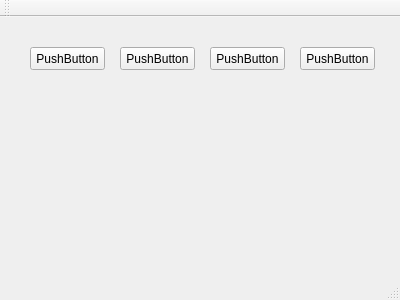
<?xml version="1.0" encoding="UTF-8"?>
<ui version="4.0">
 <class>MainWindow</class>
 <widget class="QMainWindow" name="MainWindow">
  <property name="geometry">
   <rect>
    <x>0</x>
    <y>0</y>
    <width>400</width>
    <height>300</height>
   </rect>
  </property>
  <property name="windowTitle">
   <string>MainWindow</string>
  </property>
  <widget class="QWidget" name="centralWidget">
   <widget class="QPushButton" name="pushButton">
    <property name="geometry">
     <rect>
      <x>30</x>
      <y>30</y>
      <width>75</width>
      <height>23</height>
     </rect>
    </property>
    <property name="text">
     <string>PushButton</string>
    </property>
   </widget>
   <widget class="QPushButton" name="pushButton_2">
    <property name="geometry">
     <rect>
      <x>120</x>
      <y>30</y>
      <width>75</width>
      <height>23</height>
     </rect>
    </property>
    <property name="text">
     <string>PushButton</string>
    </property>
   </widget>
   <widget class="QPushButton" name="pushButton_3">
    <property name="geometry">
     <rect>
      <x>210</x>
      <y>30</y>
      <width>75</width>
      <height>23</height>
     </rect>
    </property>
    <property name="text">
     <string>PushButton</string>
    </property>
   </widget>
   <widget class="QPushButton" name="pushButton_4">
    <property name="geometry">
     <rect>
      <x>300</x>
      <y>30</y>
      <width>75</width>
      <height>23</height>
     </rect>
    </property>
    <property name="text">
     <string>PushButton</string>
    </property>
   </widget>
  </widget>
  <widget class="QMenuBar" name="menuBar">
   <property name="geometry">
    <rect>
     <x>0</x>
     <y>0</y>
     <width>400</width>
     <height>21</height>
    </rect>
   </property>
  </widget>
  <widget class="QToolBar" name="mainToolBar">
   <attribute name="toolBarArea">
    <enum>TopToolBarArea</enum>
   </attribute>
   <attribute name="toolBarBreak">
    <bool>false</bool>
   </attribute>
  </widget>
  <widget class="QStatusBar" name="statusBar"/>
 </widget>
 <layoutdefault spacing="6" margin="11"/>
 <resources/>
 <connections/>
</ui>
